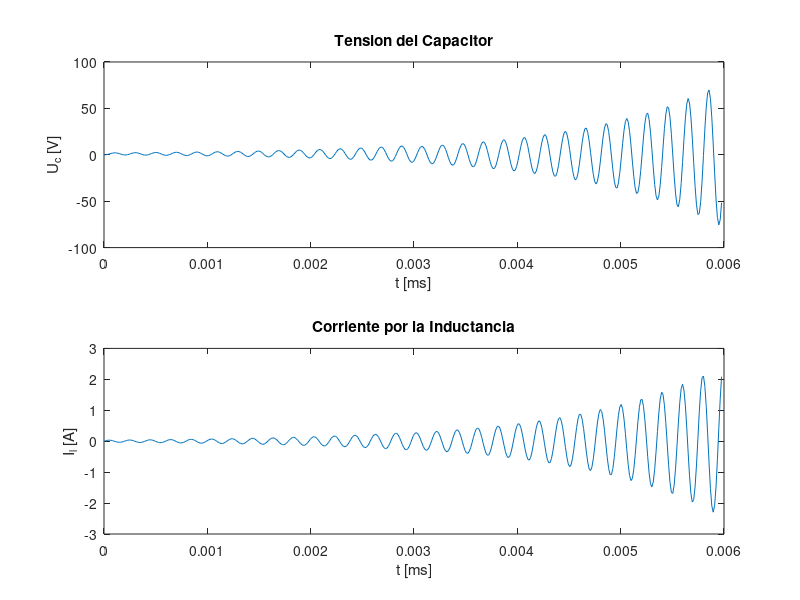

Write the MATLAB code that produced this figure.
clear, clc

%Constantes del problema
R=12;
L=1e-3;
C=1e-6;

%Condiciones iniciales
x1(1)=0;
x2(1)=0;

%Pasos de integracion
T1 = 2*pi*sqrt(L*C) / (100 * sqrt( 1 - (C*(R^2) / (4*L)) ) );
T2 = 2*pi*sqrt(L*C) / (15 * sqrt( 1 - (C*(R^2) / (4*L)) ) );
T=T2;

%Definicion de Entrada
anchoPulso = round(3e-3/T);
u = [ones(anchoPulso,1); zeros(anchoPulso,1)];

%Integracion numerica
for n=2:1:length(u)
    x1(n) = x2(n-1)*T + x1(n-1);
    x2(n) = x2(n-1) + (u(n-1) - R*x2(n-1) - x1(n-1)/C )*T/L;
end

%Calculo expresiones pedidas
uc = x1 / C;
il = x2;

%Graficas
abcisas = 0:T:(6e-3)-T;

subplot(2,1,1), plot(abcisas, uc);
title('Tension del Capacitor');
ylabel('U_c [V]');
xlabel('t [ms]');

subplot(2,1,2), plot(abcisas, il);
title('Corriente por la Inductancia');
ylabel('I_l [A]');
xlabel('t [ms]');